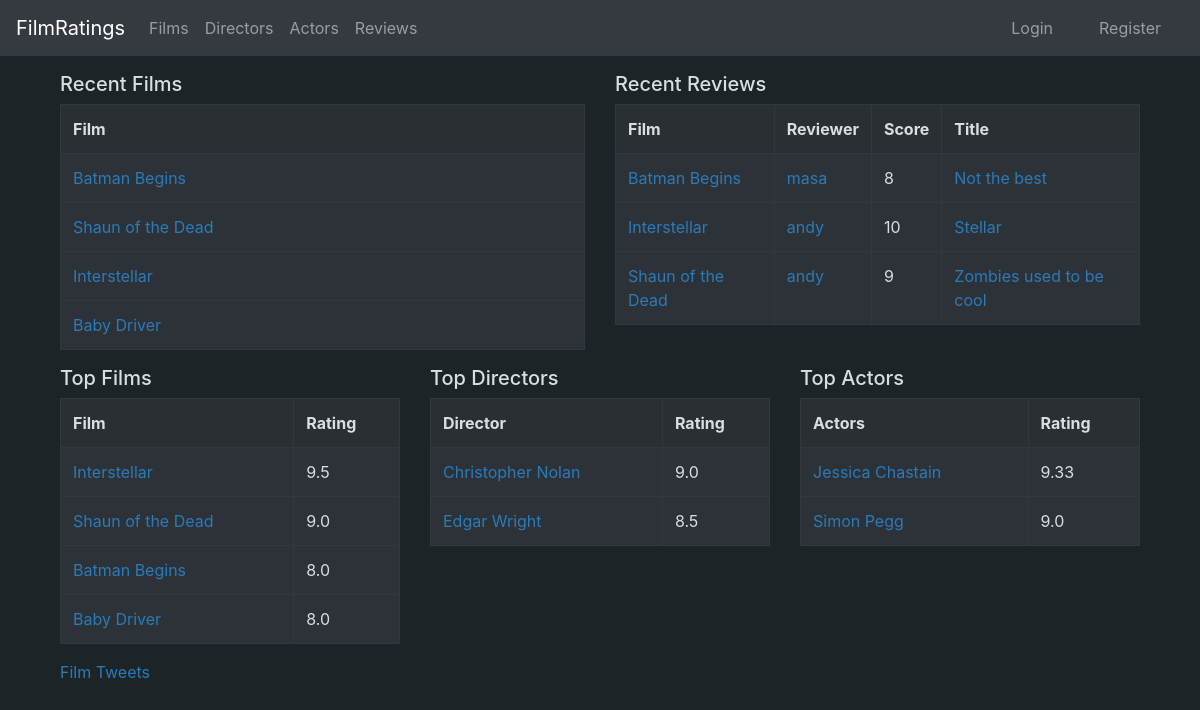
Before: / with the older database file.
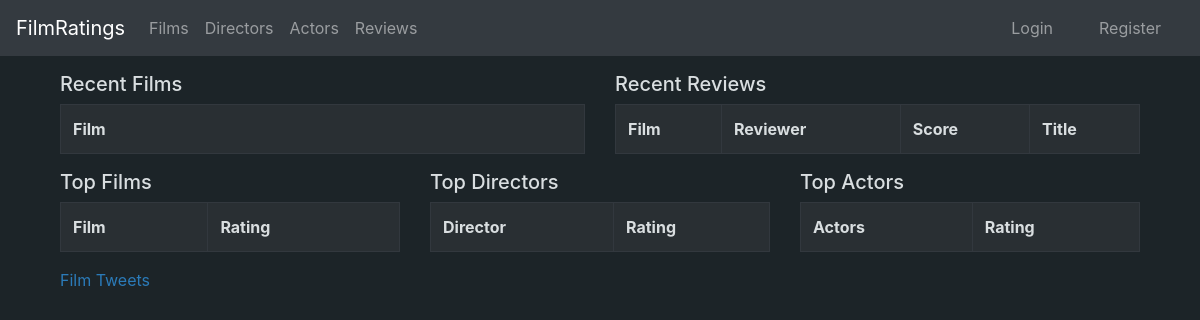
After: the same page with the newer database file.
### application/films/models.py (models this page shows, shortened)
class Film(Base):
    name = db.Column(db.String(400), nullable=False)
    description = db.Column(db.String(1200), nullable=True)
    year = db.Column(db.Integer, nullable=True)
    director_id = db.Column(db.Integer, db.ForeignKey('director.id'), nullable = True)
    poster = db.Column(db.String(400), nullable=True)
    actors = db.relationship("FilmActor", cascade="all, delete-orphan")
    ratings = db.relationship("Rating", cascade="all, delete-orphan")
    @staticmethod
    def recent_films():
        stmt = text("SELECT * FROM Film ORDER BY Film.date_modified desc limit 5")
        res = db.engine.execute(stmt)
        recent = []
        for row in res:
            recent.append([row.name, row.id])
        return recent
    @staticmethod
    def top_films():
        stmt = text("SELECT name, id, avg(Rating.score) AS avg FROM Film, Rating WHERE Film.id = rating.film_id GROUP BY Film.id ORDER BY avg DESC LIMIT 5")
        res = db.engine.execute(stmt)
        top = []
        for row in res:
            top.append([row.name, row.id, round(row.avg, 2)])
        return top

### application/ratings/models.py (models this page shows, shortened)
class Rating(db.Model):
    user_id = db.Column(db.Integer, db.ForeignKey('account.id'), nullable=False, primary_key=True)
    film_id = db.Column(db.Integer, db.ForeignKey('film.id'), nullable=False, primary_key=True)
    date_created = db.Column(db.DateTime, default=db.func.current_timestamp())
    date_modified = db.Column(db.DateTime, default=db.func.current_timestamp(),
        onupdate=db.func.current_timestamp())
    score = db.Column(db.Integer, nullable=False)
    title = db.Column(db.String(100), nullable=True)
    review = db.Column(db.String(10000), nullable=True)
    @staticmethod
    def recent_reviews():
        stmt = text("SELECT Film.name, Film.id, Account.username, Account.id, rating.score, rating.review, rating.title FROM Rating, Account, Film"
        " WHERE length(Rating.review) > 0 AND Rating.user_id = Account.id AND Rating.film_id = Film.id ORDER BY Rating.date_modified desc limit 5")
        res = db.engine.execute(stmt)
        recent = []
        for row in res:
            recent.append([row[0], row[1], row[2], row[3], row[4], row[5], row[6]])
        return recent

### application/auth/models.py (models this page shows, shortened)
class User(Base):
    __tablename__ = "account"
    name= db.Column(db.String(144), nullable=False)
    username = db.Column(db.String(144), nullable=False)
    password = db.Column(db.String(144), nullable=False)
    urole = db.Column(db.String(80), nullable = False)
    bio = db.Column(db.String(1200), nullable = True)
    ratings = db.relationship("Rating", cascade="all, delete-orphan")

### application/directors/models.py (models this page shows, shortened)
class Director(Base):
    name = db.Column(db.String(400), nullable=False)
    nationality = db.Column(db.String(400), nullable = True)
    age = db.Column(db.String(3), nullable = True)
    bio = db.Column(db.String(1200), nullable = True)
    films = db.relationship("Film", backref='account', lazy=True)
    @staticmethod
    def top_directors():
        stmt = text("SELECT director.id, director.name, AVG(Rating.score) as avg FROM Director, Rating, FILM WHERE Director.id = Film.director_id "
        "AND Film.id = rating.film_id GROUP BY director.id Order By avg desc LIMIT 5")
        res = db.engine.execute(stmt)
        top = []
        for row in res:
            top.append([row.name, row.id, round(row.avg, 2)])
        return top

### application/actors/models.py (models this page shows, shortened)
class Actor(Base):
    name = db.Column(db.String(400), nullable=False)
    nationality = db.Column(db.String(400), nullable = True)
    age = db.Column(db.String(3), nullable = True)
    bio = db.Column(db.String(1200), nullable = True)
    films = db.relationship("FilmActor", cascade="all, delete-orphan")
    @staticmethod
    def top_actors():
        stmt = text("SELECT Actor.name, Actor.id, AVG(Rating.score) AS avg FROM Actor, Rating, Film_actor, Film"
        " WHERE Film_actor.actor_id = Actor.id AND film_actor.film_id = Film.id "
        " AND Film.id = Rating.film_id GROUP BY Actor.id ORDER BY avg DESC LIMIT 5")
        res = db.engine.execute(stmt)
        top = []
        for row in res:
            top.append([row.name, row.id, round(row.avg, 2)])
        return top

### application/views.py (the view)
@app.route("/")
def welcome():
    films = Film.top_films()
    directors = Director.top_directors()
    actors = Actor.top_actors()
    recent_films = Film.recent_films()
    recent_reviews = Rating.recent_reviews()
    return render_template("index.html", top_films = films, top_directors = directors, top_actors = actors,
            recent_films = recent_films, recent_reviews = recent_reviews)

### application/templates/index.html (shortened to what this page needs)
{% extends "layout.html" %}
{% block body %}
<div class="container">
    <div class="row">
        {% if recent_films != None %}
            <div class="col-md">
                <h5>Recent Films</h5>
                <table class="table table-bordered table-dark">
                    <tr style="background-color:#292F33">
                        <th style="color:#d9dee0">Film</th>
                    </tr>
                    {% for film in recent_films %}
                        <tr style="background-color:#2c3238">
                            <td>
                                <a href="{{ url_for('films_show', film_id=film[1])}}">{{film[0]}}</a>
                            </td>
                        </tr>
                    {% endfor %}
                </table>
            </div>
        {% endif %}
        {% if recent_reviews != None %}
            <div class="col-md">
                <h5>Recent Reviews</h5>
                <table class="table table-bordered table-dark">
                    <tr style="background-color:#292F33;color:#d9dee0">
                        <th>Film</th>
                        <th>Reviewer</th>
                        <th>Score</th>
                        <th>Title</th>
                    </tr>
                    {% for review in recent_reviews %}
                        <tr style="background-color:#2c3238;color:#d9dee0">
                            <td>
                                <a href="{{ url_for('films_show', film_id=review[1])}}">{{review[0]}}</a>
                            </td>
                            <td>
                                <a href="{{ url_for('user_profile', user_id = review[3])}}">{{review[2 ]}}</a>
                            </td>
                            <td>
                                {{review[4]}}
                            </td>
                            <td>
                                <a href="{{url_for('ratings_show', film_id = review[1], user_id = review[3])}}">{{review[6]}}</a>
                            </td>
                        </tr>
                    {% endfor %}
                </table>
            </div>
        {% endif %}
    </div>
    <div class="row">
        {% if top_films != None %}
            <div class="col-md">
                <h5>Top Films</h5>
                <table class="table table-bordered table-dark">
                    <tr style="background-color:#292F33; color:#d9dee0">
                        <th>Film</th>
                        <th>Rating</th>
                    </tr>
                    {% for film in top_films %}
                        <tr style="background-color:#2c3238; color:#d9dee0">
                            <td>
                                <a href="{{ url_for('films_show', film_id=film[1])}}">{{film[0]}}</a>
                            </td>
                            <td>
                                {{film[2]}}
                            </td>
                        </tr>
                    {% endfor %}
                </table>
            </div>
        {% endif %}
        {% if top_directors != None %}
            <div class="col-md">
                <h5>Top Directors</h5>
                <table class="table table-bordered table-dark">
                    <tr style="background-color:#292F33; color:#d9dee0">
                        <th>Director</th>
                        <th>Rating</th>
                    </tr>
                    {% for director in top_directors %}
                        <tr style="background-color:#2c3238; color:#d9dee0">
                            <td>
                                <a href="{{ url_for('directors_show', director_id=director[1])}}">{{director[0]}}</a>
                            </td>
                            <td>
                                {{director[2]}}
                            </td>
                        </tr>
                    {% endfor %}
                </table>
            </div>
        {% endif %}
        {% if top_actors != None %}
            <div class="col-md">
                <h5>Top Actors</h5>
                <table class="table table-bordered table-dark">
                    <tr style="background-color:#292F33;color:#d9dee0">
                        <th>Actors</th>
                        <th>Rating</th>
                    </tr>
                    {% for actor in top_actors %}
                        <tr style="background-color:#2c3238;color:#d9dee0">
                            <td>
                                <a href="{{ url_for('actors_show', actor_id=actor[1])}}">{{actor[0]}}</a>
                            </td>
                            <td>
                                {{actor[2]}}
                            </td>
                        </tr>
                    {% endfor %}
                </table>
            </div>
        {% endif %}
    </div>
    <div class="row">
        <div class="col-sm">
            <a class="twitter-timeline" data-theme="dark" data-link-color="#2B7BB9" href="https://twitter.com/KufdonHS/lists/film-twitter?ref_src=twsrc%5Etfw">Film Tweets</a>
        </div>
    </div>
</div>
{% endblock %}

### application/templates/layout.html (shortened to what this page needs)
<!DOCTYPE html>
<html>
  <head>
    <link rel="stylesheet" href="https://maxcdn.bootstrapcdn.com/bootstrap/4.0.0/css/bootstrap.min.css"
>
  </head>
  <body style="background-color:rgb(28, 36, 40); color:#d9dee0">
    <nav class="navbar navbar-expand-md navbar-dark bg-dark fixed-top mb-4">
      <a href="/" class="navbar-brand" href="#">FilmRatings</a>
      <div class="collapse navbar-collapse" id="navbarCollapse">
        <ul class="navbar-nav mr-auto">
          <li class="nav-item">
            <a class="nav-link" href="{{ url_for('films_index') }}">Films</a>
          </li>
          <li class="nav-item">
            <a class="nav-link" href="{{url_for('directors_index') }}">Directors</a>
          </li>
          <li class="nav-item">
            <a class="nav-link" href="{{url_for('actors_index') }}">Actors</a>
          </li>
            <li class="nav-item">
              <a class="nav-link" href="{{url_for('reviews_index') }}">Reviews</a>
            </li>
        </ul>
        <div class ="form-inline ">
            <ul class="navbar-nav mr-auto">
            {% if current_user.is_authenticated %}
            <li class="nav-item dropdown">
                <a class="nav-link dropdown-toggle" href="#" id="navbarDropdown" role="button" data-toggle="dropdown" aria-haspopup="true" aria-expanded="false">
                  {{current_user.name}}
                </a>
                <div class="dropdown-menu" aria-labelledby="navDropdown" style="background-color:#2c3238">
                    {% if current_user.urole == "DEFAULT" %}
                    <a class="dropdown-item" href="{{url_for('user_ratings_index') }}" style="color:#6c757d">My Ratings</a>
                    {% endif %}
                    <a class="dropdown-item" href="{{ url_for('user_profile', user_id = current_user.id) }}" style="color:#6c757d">Profile</a>
                    <a class="dropdown-item" href="{{ url_for('user_settings', user_id = current_user.id) }}" style="color:#6c757d"> Settings</a>
                    <a class="dropdown-item" href="{{ url_for('change_password', user_id = current_user.id) }}" style="color:#6c757d"> Change Password</a>
                    <a class="dropdown-item" href="{{ url_for('auth_logout') }}" style="color:#6c757d"> Logout</a>
                </div>
            </li>
            </ul>
            <div class="col-sm"></div>
            <div class="col-sm"></div>
            <div class="col-sm"></div>
            {% else %}
            <div class="container">
              <div class="row">
                <div class="col-md">
                  <a class="nav-link" href="{{ url_for('auth_login') }} "> Login </a>
                </div>
                <div class="col-md">
                  <a class="nav-link" href="{{ url_for('signup_form') }}" >Register </a>
                </div>
              </div>
            </div>
            {% endif %}
        </div>
      </div>
    </nav>
    <br/><br/><br/>
    <main role="main" class="container">
      {% block body %}{% endblock %}
    </main>
  </body>
</html>

### application/templates/layout.html (style rules this page uses)
a { color:#2B7BB9 }

Changed rows visible on the page:
removed Film: name "Batman Begins", film "8.0"
removed Film: name "Shaun of the Dead", film "9.0"
removed Film: name "Interstellar", film "9.5"
removed Film: name "Baby Driver", film "8.0"
removed Rating: name "Batman Begins", username "masa", score "8", title "Not the best"
removed Rating: name "Interstellar", username "andy", score "10", title "Stellar"
removed Rating: name "Shaun of the Dead", username "andy", score "9", title "Zombies used to be cool"
removed Director: name "Christopher Nolan", director "9.0"
removed Director: name "Edgar Wright", director "8.5"
removed Actor: name "Jessica Chastain", actor "9.33"
removed Actor: name "Simon Pegg", actor "9.0"
